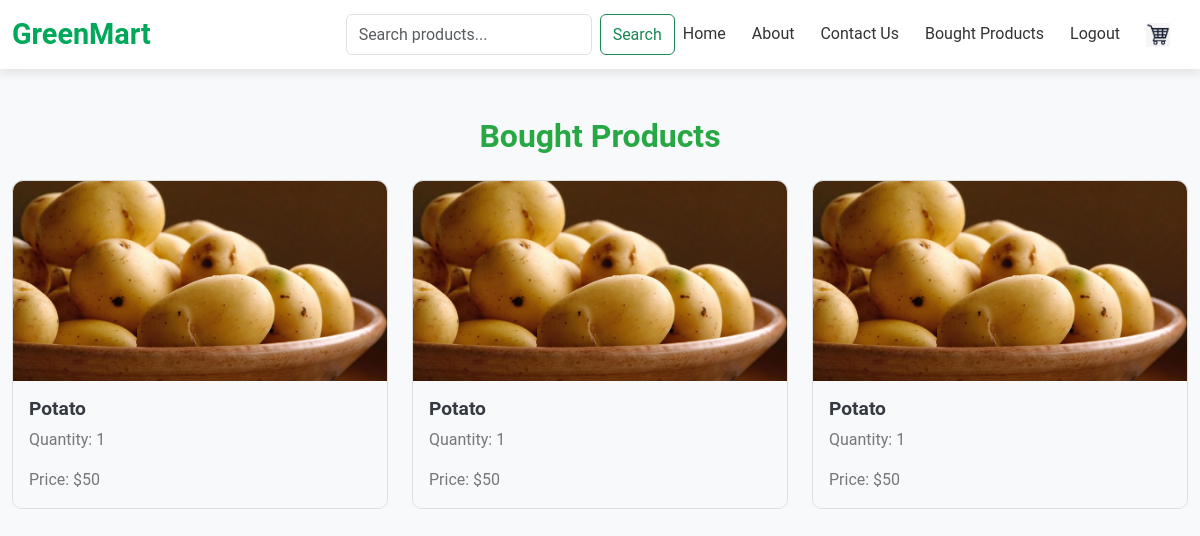
Page /bought-products/ (signed in) on the earlier database version.
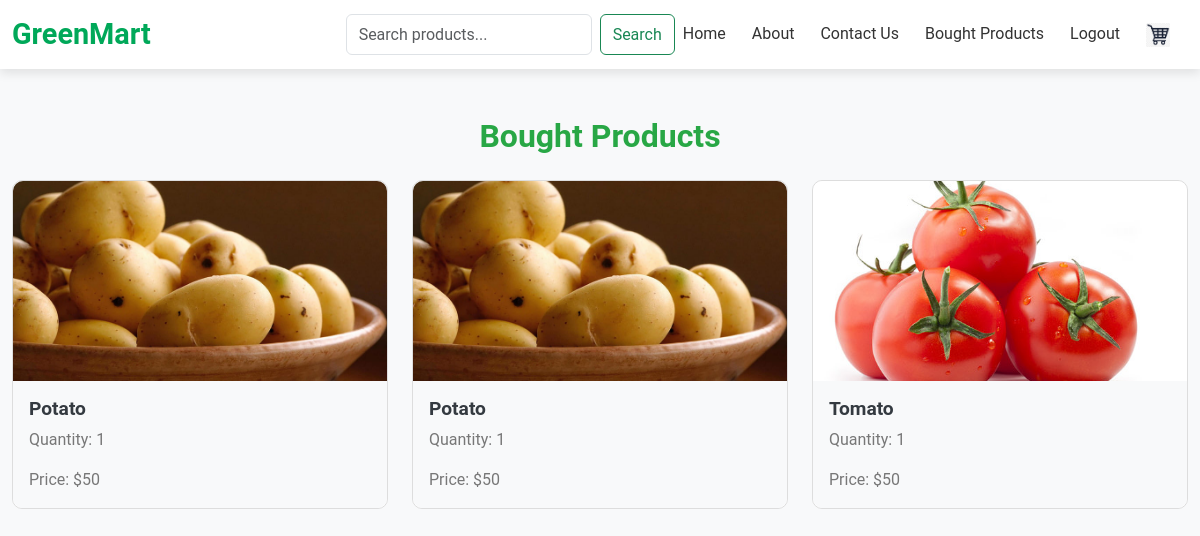
Same page on the later database version.
### gm_app/models.py (models this page shows)
class Buy(models.Model):
    product=models.ForeignKey(Product,on_delete=models.CASCADE)
    user=models.ForeignKey(User,on_delete=models.CASCADE)
    qty=models.PositiveIntegerField()
    price=models.IntegerField()
    date=models.DateField(auto_now_add=True)

class Product(models.Model):
    pid=models.TextField()
    name=models.TextField()
    dis=models.TextField()
    offer_price=models.IntegerField()
    price=models.IntegerField()
    stock=models.IntegerField()
    category=models.ForeignKey(Category,on_delete=models.CASCADE)
    img=models.FileField()

### gm_app/views.py (the view)
# urls.py: path('bought-products/', views.bought_products, name='bought_products'),
def bought_products(request):
    bought_items = Buy.objects.filter(user=request.user)
    return render(request, 'user/bought_products.html', {'bought_items': bought_items})

### templates/user/bought_products.html (shortened to what this page needs)
<!DOCTYPE html>
<html lang="en">
<head>
    <link href="https://cdn.jsdelivr.net/npm/bootstrap@5.3.3/dist/css/bootstrap.min.css" rel="stylesheet">
    {%load static%}
</head>
<body>
    <nav class="navbar navbar-expand-lg navbar-light bg-white sticky-top">
        <div class="container-fluid">
            <a class="navbar-brand" href="{% url 'user_home' %}">GreenMart</a>
            <div class="collapse navbar-collapse" id="navbarNav">
                <ul class="navbar-nav ms-auto">
                    <form class="d-flex ms-3" method="GET" action="{% url 'product_search' %}">
                        <input class="form-control me-2" type="search" name="query" placeholder="Search products..." aria-label="Search">
                        <button class="btn btn-outline-success" type="submit">Search</button>
                    </form>
                    <li class="nav-item"><a class="nav-link" href="{% url 'user_home' %}">Home</a></li>
                    <li class="nav-item"><a class="nav-link" href="{% url 'about_user' %}">About</a></li>
                    <li class="nav-item"><a class="nav-link" href="{% url 'contact_user' %}">Contact Us</a></li>
                    <li class="nav-item"><a class="nav-link" href="{% url 'bought_products' %}">Bought Products</a></li>
                    <li class="nav-item"><a class="nav-link" href="{% url 'logout' %}">Logout</a></li>
                    <li class="nav-item"><a class="nav-link" href="{% url 'view_cart' %}"><img src="{% static 'img/cart.png' %}" alt="Cart" style="width: 24px;"></a></li>
                </ul>
            </div>
        </div>
    </nav>
    <div class="container mt-5">
        <h2 class="text-center mb-4 heading-text">Bought Products</h2>
        <div class="row">
            {% for item in bought_items %}
                <div class="col-md-4 mb-4">
                    <div class="card">
                        <img src="{{ item.product.img.url }}" class="card-img-top" alt="Product Image">
                        <div class="card-body">
                            <h5 class="card-title">{{ item.product.name }}</h5>
                            <p class="card-text">Quantity: {{ item.qty }}</p>
                            <p class="card-text">Price: ${{ item.price }}</p>
                        </div>
                    </div>
                </div>
            {% endfor %}
        </div>
    </div>
</body>
</html>

Differences in the rows shown:
removed Buy: product.img (picture), product.name "Potato", qty "1", price "50"
added Buy: product.img (picture), product.name "Tomato", qty "1", price "50"
